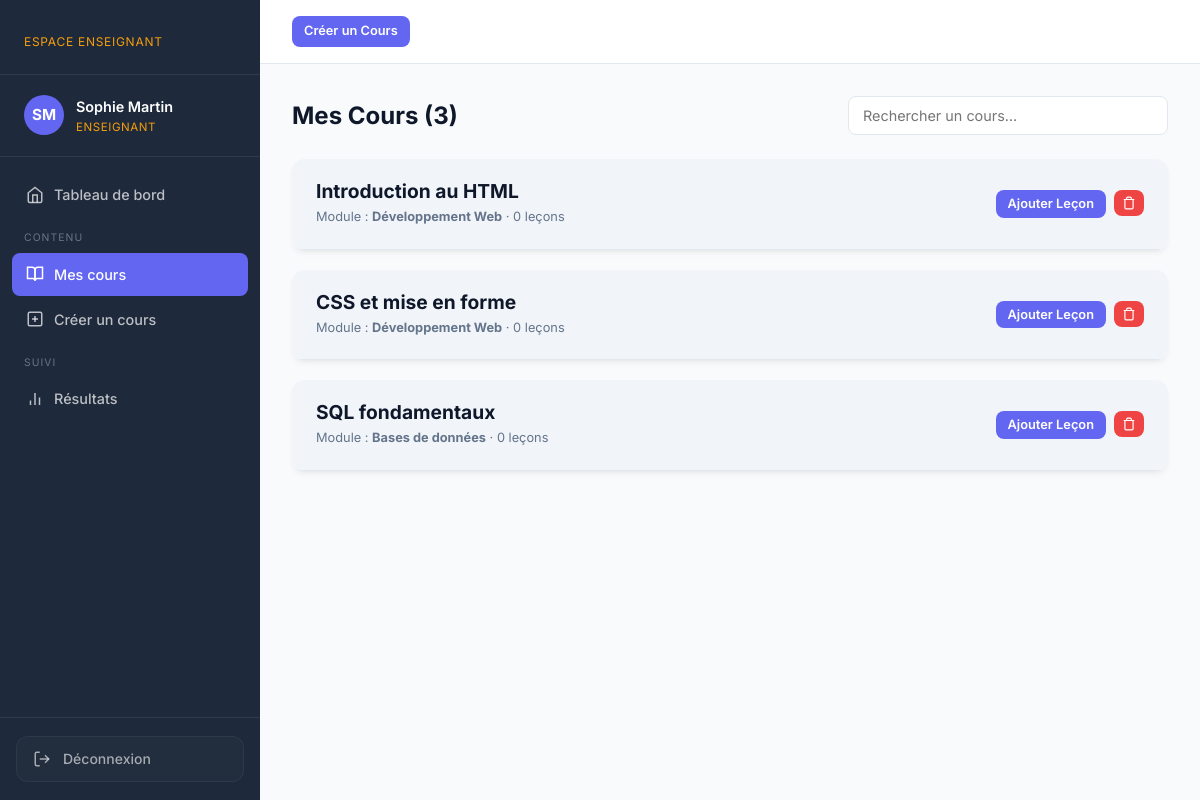
Screenshot of /teacher/courses.php (signed in) with the database file from the repository.
### tables this page shows
CREATE TABLE courses (
    id          INT AUTO_INCREMENT PRIMARY KEY,
    module_id   INT           NOT NULL,
    teacher_id  INT           NOT NULL,
    titre       VARCHAR(255)  NOT NULL,
    description TEXT,
    created_at  DATETIME      DEFAULT CURRENT_TIMESTAMP,
    updated_at  DATETIME      DEFAULT CURRENT_TIMESTAMP ON UPDATE CURRENT_TIMESTAMP,
    FOREIGN KEY (module_id)  REFERENCES modules(id) ON DELETE CASCADE,
    FOREIGN KEY (teacher_id) REFERENCES users(id)   ON DELETE CASCADE
);

CREATE TABLE modules (
    id          INT AUTO_INCREMENT PRIMARY KEY,
    titre       VARCHAR(255)  NOT NULL,
    description TEXT,
    created_by  INT           NOT NULL,
    created_at  DATETIME      DEFAULT CURRENT_TIMESTAMP,
    updated_at  DATETIME      DEFAULT CURRENT_TIMESTAMP ON UPDATE CURRENT_TIMESTAMP,
    FOREIGN KEY (created_by) REFERENCES users(id) ON DELETE CASCADE
);

### teacher/courses.php (the view, shortened to what this page needs)
<?php
$db = getDB();
$user = currentUser();
$teacher_id = $user['id'];
$stmt_courses = $db->prepare("
    SELECT c.*, m.titre AS module_titre
    FROM courses c
    JOIN modules m ON m.id = c.module_id
    WHERE c.teacher_id = ?
    ORDER BY c.created_at DESC
");
$stmt_courses->execute([$teacher_id]);
$courses = $stmt_courses->fetchAll();
$courses_data = [];
foreach ($courses as $c) {
    $stmt_lessons = $db->prepare("
        SELECT l.*, q.id AS quiz_id, q.titre AS quiz_titre,
               (SELECT COUNT(*) FROM quiz_questions WHERE quiz_id = q.id) AS nb_questions
        FROM lessons l
        LEFT JOIN quizzes q ON q.lesson_id = l.id
        WHERE l.course_id = ?
        ORDER BY l.ordre ASC, l.id ASC
    ");
    $stmt_lessons->execute([$c['id']]);
    $lessons = $stmt_lessons->fetchAll();
    $c['lessons'] = $lessons;
    $courses_data[] = $c;
}
?>
<!DOCTYPE html>
<html lang="fr">
<head>
  <link rel="stylesheet" href="../assets/css/style.css">
</head>
<body>
<div class="shell">
  <?php include '../includes/sidebar_teacher.php'; ?>
  <div class="main-content">
    <header class="topbar">
      <div class="topbar-right">
        <a href="create_course.php" class="btn btn-primary btn-sm">Créer un Cours</a>
      </div>
    </header>
    <main class="page-body">
      <div style="display:flex; justify-content:space-between; align-items:center; margin-bottom:24px; flex-wrap:wrap; gap:16px;">
        <h2>Mes Cours (<?= count($courses_data) ?>)</h2>
        <input class="form-control" type="search" id="search-courses" placeholder="Rechercher un cours…" style="max-width:320px; margin-top:0;">
      </div>
      <?php if (empty($courses_data)): ?>
        <div class="card">
          <div class="card-body text-center text-muted" style="padding:48px;">
            Vous n'avez pas encore créé de cours. Cliquez sur "Créer un Cours" pour démarrer.
          </div>
        </div>
      <?php else: ?>
        <div style="display:flex; flex-direction:column; gap:20px;" id="courses-list-container">
          <?php foreach ($courses_data as $c): ?>
            <div class="card course-card-item" data-title="<?= htmlspecialchars(strtolower($c['titre'])) ?>">
              <div class="course-card-header" onclick="toggleLessons(<?= $c['id'] ?>)">
                <div>
                  <h3 style="margin:0;"><?= htmlspecialchars($c['titre']) ?></h3>
                  <span class="text-muted" style="font-size:.8rem;">Module : <strong><?= htmlspecialchars($c['module_titre']) ?></strong> · <?= count($c['lessons']) ?> leçons</span>
                </div>
                <div class="course-actions" onclick="event.stopPropagation();">
                  <button class="btn btn-primary btn-sm" onclick="openAddLessonModal(<?= $c['id'] ?>, '<?= htmlspecialchars(addslashes($c['titre'])) ?>')">Ajouter Leçon</button>
                  <form method="POST" style="display:inline;" onsubmit="return confirm('Supprimer ce cours et toutes ses leçons ?')">
                    <button class="btn btn-danger btn-sm" style="padding:6px 8px;" title="Supprimer le cours">
                      <svg viewBox="0 0 24 24" width="14" height="14" stroke="currentColor" stroke-width="2" fill="none" style="display:block;"><polyline points="3 6 5 6 21 6"></polyline><path d="M19 6v14a2 2 0 0 1-2 2H7a2 2 0 0 1-2-2V6m3 0V4a2 2 0 0 1 2-2h4a2 2 0 0 1 2 2v2"></path></svg>
                    </button>
                  </form>
                </div>
              </div>
            </div>
          <?php endforeach; ?>
        </div>
      <?php endif; ?>
    </main>
  </div>
</div>
</body>
</html>

### assets/css/style.css (style rules this page uses)
:root { --primary: #4F46E5; --primary-light: #6366F1; --primary-dark: #0F172A; --sidebar-bg: #1E293B; --accent: #F59E0B; --accent-dark: #D97706; --success: #10B981; --danger: #EF4444; --warn: #F59E0B; --bg: #F8FAFC; --surface: #FFFFFF; --surface2: #F1F5F9; --border: #E2E8F0; --text: #0F172A; --text-muted: #64748B; --sidebar-w: 260px; --radius: 12px; --shadow: 0 4px 6px -1px rgba(0, 0, 0, 0.05), 0 2px 4px -2px rgba(0, 0, 0, 0.05); --shadow-lg: 0 10px 15px -3px rgba(0, 0, 0, 0.07), 0 4px 6px -4px rgba(0, 0, 0, 0.07); --transition: 0.2s cubic-bezier(0.4, 0, 0.2, 1); }
*, *::before, *::after { box-sizing: border-box; margin: 0; padding: 0; }
html { font-size: 16px; scroll-behavior: smooth; }
body { font-family: 'Inter', system-ui, sans-serif; background: var(--bg); color: var(--text); line-height: 1.6; min-height: 100vh; }
a { color: inherit; text-decoration: none; }
button { cursor: pointer; font-family: inherit; }
input, select, textarea { font-family: inherit; }
h1, h2, h3 { font-family: 'Inter', serif; line-height: 1.25; }
h2 { font-size: 1.5rem; }
h3 { font-size: 1.2rem; }
.shell { display: flex; min-height: 100vh; }
.main-content { margin-left: var(--sidebar-w); flex: 1; display: flex; flex-direction: column; min-height: 100vh; }
.topbar { background: var(--surface); border-bottom: 1px solid var(--border); padding: 0 32px; height: 64px; display: flex; align-items: center; justify-content: space-between; position: sticky; top: 0; z-index: 50; }
.topbar-right { display: flex; align-items: center; gap: 16px; }
.page-body { padding: 32px; flex: 1; }
.card { background: var(--surface); border-radius: var(--radius); box-shadow: var(--shadow); overflow: hidden; }
.btn { display: inline-flex; align-items: center; gap: 6px; padding: 9px 20px; border-radius: 8px; font-size: .875rem; font-weight: 600; border: none; transition: var(--transition); white-space: nowrap; }
.btn-primary { background: var(--primary-light); color: #fff; }
.btn-danger { background: var(--danger); color: #fff; }
.btn-sm { padding: 5px 12px; font-size: .8rem; }
.form-control { width: 100%; padding: 10px 14px; border: 1.5px solid var(--border); border-radius: 8px; font-size: .9rem; color: var(--text); background: var(--surface); transition: border-color var(--transition); outline: none; }
.text-muted { color: var(--text-muted); }

### teacher/courses.php (style rules this page uses)
.course-card-header { cursor: pointer; display: flex; justify-content: space-between; align-items: center; padding: 20px 24px; background: var(--surface2); border-bottom: 1px solid var(--border); }
.course-actions { display: flex; gap: 8px; }

### rows the page displays
courses: titre "Introduction au HTML", module.titre "Développement Web", count($c['lessons']) "0"
courses: titre "CSS et mise en forme", module.titre "Développement Web", count($c['lessons']) "0"
courses: titre "SQL fondamentaux", module.titre "Bases de données", count($c['lessons']) "0"

### other values shown
$initial "SM"
$user['prenom'] . ' ' . $user['nom'] "Sophie Martin"
count($courses_data) "3"
